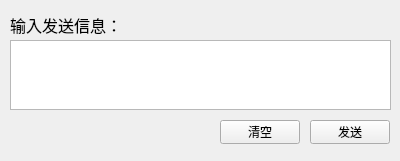
<?xml version="1.0" encoding="UTF-8"?>
<ui version="4.0">
 <class>Chat</class>
 <widget class="QWidget" name="Chat">
  <property name="geometry">
   <rect>
    <x>0</x>
    <y>0</y>
    <width>400</width>
    <height>161</height>
   </rect>
  </property>
  <property name="windowTitle">
   <string>Form</string>
  </property>
  <widget class="QPushButton" name="pushButton">
   <property name="geometry">
    <rect>
     <x>220</x>
     <y>120</y>
     <width>80</width>
     <height>24</height>
    </rect>
   </property>
   <property name="text">
    <string>清空</string>
   </property>
  </widget>
  <widget class="QPushButton" name="sendBtn">
   <property name="geometry">
    <rect>
     <x>310</x>
     <y>120</y>
     <width>80</width>
     <height>24</height>
    </rect>
   </property>
   <property name="text">
    <string>发送</string>
   </property>
  </widget>
  <widget class="QTextEdit" name="messageEdit">
   <property name="geometry">
    <rect>
     <x>10</x>
     <y>40</y>
     <width>381</width>
     <height>70</height>
    </rect>
   </property>
  </widget>
  <widget class="QLabel" name="label">
   <property name="geometry">
    <rect>
     <x>10</x>
     <y>10</y>
     <width>121</width>
     <height>31</height>
    </rect>
   </property>
   <property name="text">
    <string>&lt;html&gt;&lt;head/&gt;&lt;body&gt;&lt;p&gt;&lt;span style=&quot; font-size:12pt;&quot;&gt;输入发送信息：&lt;/span&gt;&lt;/p&gt;&lt;/body&gt;&lt;/html&gt;</string>
   </property>
  </widget>
 </widget>
 <resources/>
 <connections/>
</ui>
